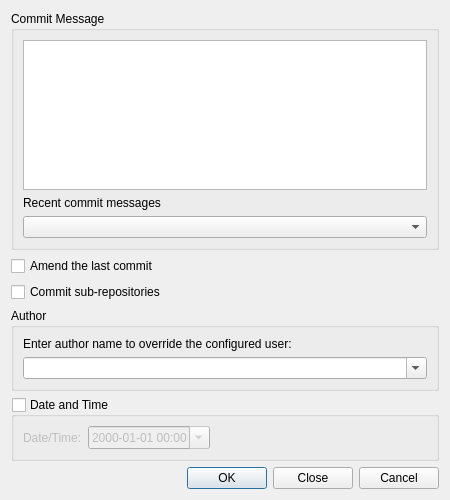
<?xml version="1.0" encoding="UTF-8"?>
<ui version="4.0">
 <class>HgCommitDialog</class>
 <widget class="QWidget" name="HgCommitDialog">
  <property name="geometry">
   <rect>
    <x>0</x>
    <y>0</y>
    <width>450</width>
    <height>500</height>
   </rect>
  </property>
  <property name="windowTitle">
   <string>Mercurial</string>
  </property>
  <layout class="QVBoxLayout" name="verticalLayout_3">
   <item>
    <widget class="QGroupBox" name="logGroup">
     <property name="title">
      <string>Commit Message</string>
     </property>
     <layout class="QVBoxLayout" name="verticalLayout">
      <item>
       <widget class="QTextEdit" name="logEdit">
        <property name="toolTip">
         <string>Enter the log message.</string>
        </property>
        <property name="whatsThis">
         <string>&lt;b&gt;Log Message&lt;/b&gt;
&lt;p&gt;Enter the log message for the commit action.&lt;/p&gt;</string>
        </property>
        <property name="tabChangesFocus">
         <bool>true</bool>
        </property>
        <property name="acceptRichText">
         <bool>false</bool>
        </property>
       </widget>
      </item>
      <item>
       <widget class="QLabel" name="label">
        <property name="text">
         <string>Recent commit messages</string>
        </property>
       </widget>
      </item>
      <item>
       <widget class="QComboBox" name="recentComboBox">
        <property name="toolTip">
         <string>Select a recent commit message to use</string>
        </property>
       </widget>
      </item>
     </layout>
    </widget>
   </item>
   <item>
    <widget class="QCheckBox" name="amendCheckBox">
     <property name="toolTip">
      <string>Select to amend the last commit (leave message empty to keep it)</string>
     </property>
     <property name="text">
      <string>Amend the last commit</string>
     </property>
    </widget>
   </item>
   <item>
    <widget class="QCheckBox" name="subrepoCheckBox">
     <property name="toolTip">
      <string>Select to commit sub-repositories as well</string>
     </property>
     <property name="text">
      <string>Commit sub-repositories</string>
     </property>
    </widget>
   </item>
   <item>
    <widget class="QGroupBox" name="groupBox">
     <property name="title">
      <string>Author</string>
     </property>
     <layout class="QVBoxLayout" name="verticalLayout_2">
      <item>
       <widget class="QLabel" name="label_3">
        <property name="text">
         <string>Enter author name to override the configured user:</string>
        </property>
        <property name="wordWrap">
         <bool>true</bool>
        </property>
       </widget>
      </item>
      <item>
       <widget class="QComboBox" name="authorComboBox">
        <property name="toolTip">
         <string>Enter an author name in order to override the configured one</string>
        </property>
        <property name="editable">
         <bool>true</bool>
        </property>
       </widget>
      </item>
     </layout>
    </widget>
   </item>
   <item>
    <widget class="QGroupBox" name="dateTimeGroup">
     <property name="toolTip">
      <string>Select to give date and time information</string>
     </property>
     <property name="title">
      <string>Date and Time</string>
     </property>
     <property name="checkable">
      <bool>true</bool>
     </property>
     <property name="checked">
      <bool>false</bool>
     </property>
     <layout class="QGridLayout" name="gridLayout_2">
      <item row="0" column="2">
       <spacer name="horizontalSpacer">
        <property name="orientation">
         <enum>Qt::Horizontal</enum>
        </property>
        <property name="sizeHint" stdset="0">
         <size>
          <width>241</width>
          <height>20</height>
         </size>
        </property>
       </spacer>
      </item>
      <item row="0" column="0">
       <widget class="QLabel" name="label_4">
        <property name="text">
         <string>Date/Time:</string>
        </property>
       </widget>
      </item>
      <item row="0" column="1">
       <widget class="QDateTimeEdit" name="dateTimeEdit">
        <property name="toolTip">
         <string>Enter the date and time to be used</string>
        </property>
        <property name="displayFormat">
         <string notr="true">yyyy-MM-dd hh:mm</string>
        </property>
        <property name="calendarPopup">
         <bool>true</bool>
        </property>
       </widget>
      </item>
     </layout>
    </widget>
   </item>
   <item>
    <widget class="QDialogButtonBox" name="buttonBox">
     <property name="orientation">
      <enum>Qt::Horizontal</enum>
     </property>
     <property name="standardButtons">
      <set>QDialogButtonBox::Cancel|QDialogButtonBox::Close|QDialogButtonBox::Ok</set>
     </property>
    </widget>
   </item>
  </layout>
 </widget>
 <pixmapfunction>qPixmapFromMimeSource</pixmapfunction>
 <tabstops>
  <tabstop>logEdit</tabstop>
  <tabstop>recentComboBox</tabstop>
  <tabstop>amendCheckBox</tabstop>
  <tabstop>subrepoCheckBox</tabstop>
  <tabstop>authorComboBox</tabstop>
  <tabstop>dateTimeGroup</tabstop>
  <tabstop>dateTimeEdit</tabstop>
 </tabstops>
 <resources/>
 <connections/>
</ui>
